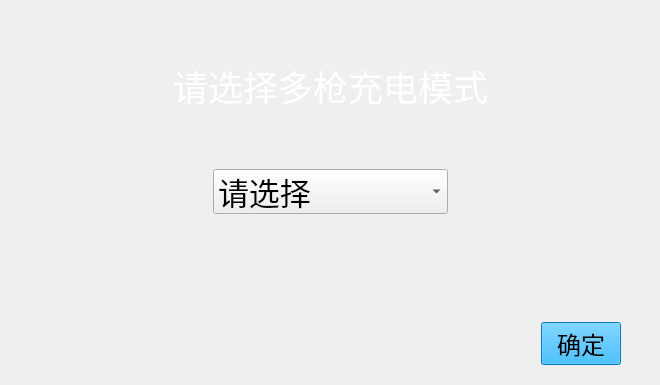
<?xml version="1.0" encoding="UTF-8"?>
<ui version="4.0">
 <class>CoupleGunSet</class>
 <widget class="QWidget" name="CoupleGunSet">
  <property name="geometry">
   <rect>
    <x>0</x>
    <y>0</y>
    <width>660</width>
    <height>385</height>
   </rect>
  </property>
  <property name="windowTitle">
   <string>Form</string>
  </property>
  <layout class="QHBoxLayout" name="horizontalLayout_5">
   <property name="spacing">
    <number>0</number>
   </property>
   <property name="sizeConstraint">
    <enum>QLayout::SetMinAndMaxSize</enum>
   </property>
   <property name="margin">
    <number>0</number>
   </property>
   <item>
    <widget class="QStackedWidget" name="stackedWidget">
     <property name="currentIndex">
      <number>1</number>
     </property>
     <widget class="QWidget" name="page">
      <layout class="QHBoxLayout" name="horizontalLayout_4">
       <property name="sizeConstraint">
        <enum>QLayout::SetMinAndMaxSize</enum>
       </property>
       <property name="bottomMargin">
        <number>20</number>
       </property>
       <item>
        <layout class="QVBoxLayout" name="verticalLayout" stretch="1,1,1,1,2,1">
         <property name="sizeConstraint">
          <enum>QLayout::SetMinAndMaxSize</enum>
         </property>
         <item>
          <spacer name="verticalSpacer">
           <property name="orientation">
            <enum>Qt::Vertical</enum>
           </property>
           <property name="sizeHint" stdset="0">
            <size>
             <width>98</width>
             <height>40</height>
            </size>
           </property>
          </spacer>
         </item>
         <item>
          <layout class="QHBoxLayout" name="horizontalLayout">
           <item>
            <spacer name="horizontalSpacer">
             <property name="orientation">
              <enum>Qt::Horizontal</enum>
             </property>
             <property name="sizeHint" stdset="0">
              <size>
               <width>40</width>
               <height>20</height>
              </size>
             </property>
            </spacer>
           </item>
           <item>
            <widget class="QLabel" name="label">
             <property name="font">
              <font>
               <pointsize>26</pointsize>
              </font>
             </property>
             <property name="styleSheet">
              <string notr="true">color: rgb(255, 255, 255);</string>
             </property>
             <property name="text">
              <string>请选择多枪充电模式是否开启</string>
             </property>
             <property name="alignment">
              <set>Qt::AlignCenter</set>
             </property>
            </widget>
           </item>
           <item>
            <spacer name="horizontalSpacer_2">
             <property name="orientation">
              <enum>Qt::Horizontal</enum>
             </property>
             <property name="sizeHint" stdset="0">
              <size>
               <width>40</width>
               <height>20</height>
              </size>
             </property>
            </spacer>
           </item>
          </layout>
         </item>
         <item>
          <spacer name="verticalSpacer_3">
           <property name="orientation">
            <enum>Qt::Vertical</enum>
           </property>
           <property name="sizeHint" stdset="0">
            <size>
             <width>556</width>
             <height>13</height>
            </size>
           </property>
          </spacer>
         </item>
         <item>
          <layout class="QHBoxLayout" name="horizontalLayout_2" stretch="2,1,2">
           <property name="sizeConstraint">
            <enum>QLayout::SetMinAndMaxSize</enum>
           </property>
           <item>
            <spacer name="horizontalSpacer_3">
             <property name="orientation">
              <enum>Qt::Horizontal</enum>
             </property>
             <property name="sizeHint" stdset="0">
              <size>
               <width>40</width>
               <height>20</height>
              </size>
             </property>
            </spacer>
           </item>
           <item>
            <widget class="QComboBox" name="comboBoxCoupleState">
             <property name="minimumSize">
              <size>
               <width>0</width>
               <height>45</height>
              </size>
             </property>
             <property name="font">
              <font>
               <pointsize>23</pointsize>
              </font>
             </property>
             <property name="styleSheet">
              <string notr="true"/>
             </property>
             <item>
              <property name="text">
               <string>否</string>
              </property>
             </item>
             <item>
              <property name="text">
               <string>是</string>
              </property>
             </item>
            </widget>
           </item>
           <item>
            <spacer name="horizontalSpacer_4">
             <property name="orientation">
              <enum>Qt::Horizontal</enum>
             </property>
             <property name="sizeHint" stdset="0">
              <size>
               <width>40</width>
               <height>20</height>
              </size>
             </property>
            </spacer>
           </item>
          </layout>
         </item>
         <item>
          <spacer name="verticalSpacer_2">
           <property name="orientation">
            <enum>Qt::Vertical</enum>
           </property>
           <property name="sizeHint" stdset="0">
            <size>
             <width>58</width>
             <height>58</height>
            </size>
           </property>
          </spacer>
         </item>
         <item>
          <layout class="QHBoxLayout" name="horizontalLayout_3">
           <property name="sizeConstraint">
            <enum>QLayout::SetMinAndMaxSize</enum>
           </property>
           <property name="rightMargin">
            <number>30</number>
           </property>
           <item>
            <spacer name="horizontalSpacer_5">
             <property name="orientation">
              <enum>Qt::Horizontal</enum>
             </property>
             <property name="sizeHint" stdset="0">
              <size>
               <width>218</width>
               <height>20</height>
              </size>
             </property>
            </spacer>
           </item>
           <item>
            <widget class="QPushButton" name="pushButtonCoupleSet">
             <property name="focusPolicy">
              <enum>Qt::NoFocus</enum>
             </property>
             <property name="styleSheet">
              <string notr="true">QPushButton { background-color: rgb(0, 170, 255); color: rgb(0, 0, 0); } 
QPushButton:hover:pressed{ background-color: rgb(0,0,127); color:rgb(255, 255, 255);} 
QPushButton:hover:!pressed{ background-color: rgb(0, 170, 255); color: rgb(0, 0, 0); }
QPushButton {font: 18pt ; } </string>
             </property>
             <property name="text">
              <string>确定</string>
             </property>
            </widget>
           </item>
          </layout>
         </item>
        </layout>
       </item>
      </layout>
     </widget>
     <widget class="QWidget" name="page_2">
      <layout class="QHBoxLayout" name="horizontalLayout_9">
       <property name="sizeConstraint">
        <enum>QLayout::SetMinAndMaxSize</enum>
       </property>
       <property name="bottomMargin">
        <number>20</number>
       </property>
       <item>
        <layout class="QVBoxLayout" name="verticalLayout_2" stretch="1,1,1,1,2,1">
         <property name="sizeConstraint">
          <enum>QLayout::SetMinAndMaxSize</enum>
         </property>
         <item>
          <spacer name="verticalSpacer_4">
           <property name="orientation">
            <enum>Qt::Vertical</enum>
           </property>
           <property name="sizeHint" stdset="0">
            <size>
             <width>98</width>
             <height>40</height>
            </size>
           </property>
          </spacer>
         </item>
         <item>
          <layout class="QHBoxLayout" name="horizontalLayout_6">
           <item>
            <spacer name="horizontalSpacer_6">
             <property name="orientation">
              <enum>Qt::Horizontal</enum>
             </property>
             <property name="sizeHint" stdset="0">
              <size>
               <width>40</width>
               <height>20</height>
              </size>
             </property>
            </spacer>
           </item>
           <item>
            <widget class="QLabel" name="label_2">
             <property name="font">
              <font>
               <pointsize>26</pointsize>
              </font>
             </property>
             <property name="styleSheet">
              <string notr="true">color: rgb(255, 255, 255);</string>
             </property>
             <property name="text">
              <string>请选择多枪充电模式</string>
             </property>
             <property name="alignment">
              <set>Qt::AlignCenter</set>
             </property>
            </widget>
           </item>
           <item>
            <spacer name="horizontalSpacer_7">
             <property name="orientation">
              <enum>Qt::Horizontal</enum>
             </property>
             <property name="sizeHint" stdset="0">
              <size>
               <width>40</width>
               <height>20</height>
              </size>
             </property>
            </spacer>
           </item>
          </layout>
         </item>
         <item>
          <spacer name="verticalSpacer_5">
           <property name="orientation">
            <enum>Qt::Vertical</enum>
           </property>
           <property name="sizeHint" stdset="0">
            <size>
             <width>556</width>
             <height>13</height>
            </size>
           </property>
          </spacer>
         </item>
         <item>
          <layout class="QHBoxLayout" name="horizontalLayout_7" stretch="2,1,2">
           <property name="sizeConstraint">
            <enum>QLayout::SetMinAndMaxSize</enum>
           </property>
           <item>
            <spacer name="horizontalSpacer_8">
             <property name="orientation">
              <enum>Qt::Horizontal</enum>
             </property>
             <property name="sizeHint" stdset="0">
              <size>
               <width>40</width>
               <height>20</height>
              </size>
             </property>
            </spacer>
           </item>
           <item>
            <widget class="QComboBox" name="comboBoxCoupleGunType">
             <property name="minimumSize">
              <size>
               <width>0</width>
               <height>45</height>
              </size>
             </property>
             <property name="font">
              <font>
               <pointsize>23</pointsize>
              </font>
             </property>
             <property name="styleSheet">
              <string notr="true"/>
             </property>
             <item>
              <property name="text">
               <string>请选择</string>
              </property>
             </item>
             <item>
              <property name="text">
               <string>刷卡充电</string>
              </property>
             </item>
             <item>
              <property name="text">
               <string>VIN充电</string>
              </property>
             </item>
             <item>
              <property name="text">
               <string>刷卡和VIN充电</string>
              </property>
             </item>
            </widget>
           </item>
           <item>
            <spacer name="horizontalSpacer_9">
             <property name="orientation">
              <enum>Qt::Horizontal</enum>
             </property>
             <property name="sizeHint" stdset="0">
              <size>
               <width>40</width>
               <height>20</height>
              </size>
             </property>
            </spacer>
           </item>
          </layout>
         </item>
         <item>
          <spacer name="verticalSpacer_6">
           <property name="orientation">
            <enum>Qt::Vertical</enum>
           </property>
           <property name="sizeHint" stdset="0">
            <size>
             <width>58</width>
             <height>58</height>
            </size>
           </property>
          </spacer>
         </item>
         <item>
          <layout class="QHBoxLayout" name="horizontalLayout_8">
           <property name="sizeConstraint">
            <enum>QLayout::SetMinAndMaxSize</enum>
           </property>
           <property name="rightMargin">
            <number>30</number>
           </property>
           <item>
            <spacer name="horizontalSpacer_10">
             <property name="orientation">
              <enum>Qt::Horizontal</enum>
             </property>
             <property name="sizeHint" stdset="0">
              <size>
               <width>218</width>
               <height>20</height>
              </size>
             </property>
            </spacer>
           </item>
           <item>
            <widget class="QPushButton" name="pushButtonCoupleMode">
             <property name="focusPolicy">
              <enum>Qt::NoFocus</enum>
             </property>
             <property name="styleSheet">
              <string notr="true">QPushButton { background-color: rgb(0, 170, 255); color: rgb(0, 0, 0); } 
QPushButton:hover:pressed{ background-color: rgb(0,0,127); color:rgb(255, 255, 255);} 
QPushButton:hover:!pressed{ background-color: rgb(0, 170, 255); color: rgb(0, 0, 0); }
QPushButton {font: 18pt ; } </string>
             </property>
             <property name="text">
              <string>确定</string>
             </property>
            </widget>
           </item>
          </layout>
         </item>
        </layout>
       </item>
      </layout>
     </widget>
    </widget>
   </item>
  </layout>
 </widget>
 <resources/>
 <connections/>
</ui>
